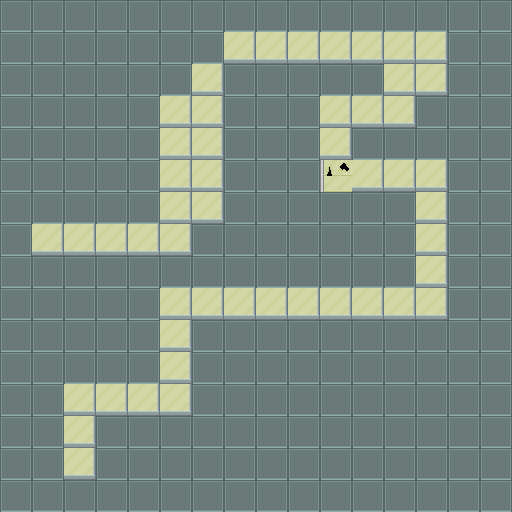

A 2D game scene composited from a Tiled map and its tileset images. What follows is a short description and the map's XML, with every tile layer's data as written:
An orthogonal 16x16 tile map with 32x32 px tiles, 1 tile layer (Tile Layer 1).

<map version="1.2" tiledversion="1.3.1" orientation="orthogonal" renderorder="right-down" compressionlevel="-1" width="16" height="16" tilewidth="32" tileheight="32" infinite="0" nextlayerid="2" nextobjectid="1">
 <tileset firstgid="1" source="CityProto.tsx" />
 <layer id="1" name="Tile Layer 1" width="16" height="16">
  <data encoding="csv">
1,1,1,1,1,1,1,1,1,1,1,1,1,1,1,1,
1,1,1,1,1,1,1,590,590,590,590,590,590,590,1,1,
1,1,1,1,1,1,590,1,1,1,1,1,590,590,1,1,
1,1,1,1,1,590,590,1,1,1,590,590,590,1,1,1,
1,1,1,1,1,590,590,1,1,1,590,1,1,1,1,1,
1,1,1,1,1,590,590,1,1,1,566,590,590,590,1,1,
1,1,1,1,1,590,590,1,1,1,1,1,1,590,1,1,
1,590,590,590,590,590,1,1,1,1,1,1,1,590,1,1,
1,1,1,1,1,1,1,1,1,1,1,1,1,590,1,1,
1,1,1,1,1,590,590,590,590,590,590,590,590,590,1,1,
1,1,1,1,1,590,1,1,1,1,1,1,1,1,1,1,
1,1,1,1,1,590,1,1,1,1,1,1,1,1,1,1,
1,1,590,590,590,590,1,1,1,1,1,1,1,1,1,1,
1,1,590,1,1,1,1,1,1,1,1,1,1,1,1,1,
1,1,590,1,1,1,1,1,1,1,1,1,1,1,1,1,
1,1,1,1,1,1,1,1,1,1,1,1,1,1,1,1
</data>
 </layer>
</map>
